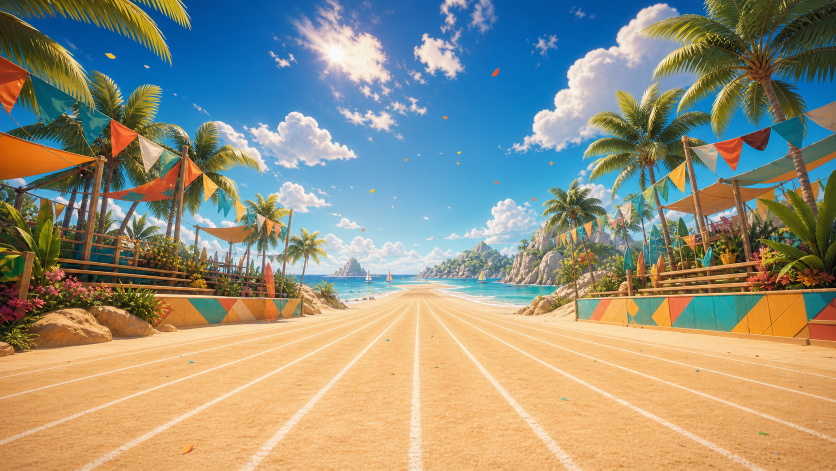
#> input picture assets/generated/beach_track_vista.png, 1672 x 941 px, given in place of ostrich_dash_icon.png, which was not available (shown at 1/2 size)
$ python build_play_store_assets.py
#> lines starting #> are read from the running program, lines starting #| are printed output that depends on the picture; pictures that were not available may be replaced by others from this repository, and a replacement may not be noted
#!/usr/bin/env python3
"""Build Google Play Console listing assets from genuine in-game captures.

The feature graphic and icon are promotional art. Every file placed in a
screenshot directory is an uncomposited frame captured from the running game.
"""

from __future__ import annotations

from pathlib import Path

from PIL import Image, ImageOps

ROOT = Path(__file__).resolve().parents[1]
ART = ROOT / "assets" / "generated"
OUT = ROOT / "store" / "google-play"
CAPTURES = OUT / "source-captures"

GAMEPLAY_CAPTURES = [
    ("01_classic_stadium_gameplay", CAPTURES / "biome_0_classic_stadium.png"),
    ("02_beach_track_gameplay", CAPTURES / "biome_1_beach_track.png"),
    ("03_night_games_gameplay", CAPTURES / "biome_2_night_games.png"),
    ("04_desert_circuit_gameplay", CAPTURES / "biome_3_desert_circuit.png"),
    ("05_snow_games_gameplay", CAPTURES / "biome_4_snow_games.png"),
    ("06_jungle_track_gameplay", CAPTURES / "biome_5_jungle_track.png"),
]
ICON = ART / "ostrich_dash_icon.png"
KEY_ART = ART / "ostrich_dash_key_art.png"


def save_png(image: Image.Image, path: Path) -> None:
    path.parent.mkdir(parents=True, exist_ok=True)
    rgb = image.convert("RGB")
    rgb.save(path, format="PNG", optimize=True)


def cover(image: Image.Image, size: tuple[int, int]) -> Image.Image:
    return ImageOps.fit(image.convert("RGB"), size, method=Image.Resampling.LANCZOS)


def validate_gameplay_capture(image: Image.Image, path: Path) -> None:
    width, height = image.size
    if width < 320 or height < 320 or width > 3840 or height > 3840:
        raise ValueError(f"{path} is outside Google Play's 320-3840 px limits: {image.size}")
    if width * 9 != height * 16:
        raise ValueError(f"{path} must be an uncropped 16:9 game capture, got {image.size}")


def clear_old_screenshots(directory: Path) -> None:
    directory.mkdir(parents=True, exist_ok=True)
    for path in directory.glob("*.png"):
        path.unlink()


def main() -> None:
    icon = Image.open(ICON)
#> icon is the input picture: PIL image 1672x941 RGB; mean R, G, B 148.1, 146, 127.6
    save_png(cover(icon, (512, 512)), OUT / "icon" / "app_icon_512.png")
#> in cover, `return ImageOps.fit(image.convert("RGB"), size, method=Image.Resamplin..`:
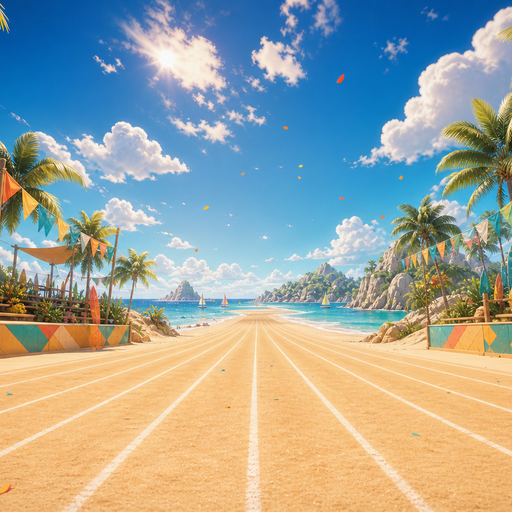
#> returned value: PIL image 512x512 RGB; mean R, G, B 157.7, 165.7, 159

    key = Image.open(KEY_ART)
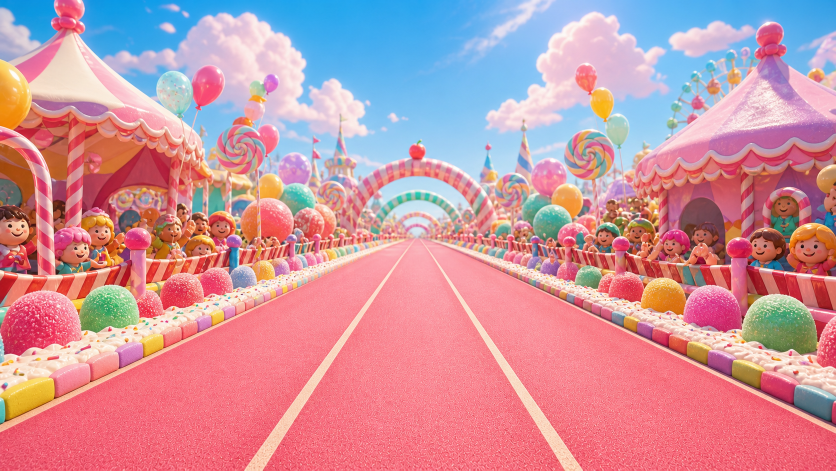
#> input picture assets/generated/candy_carnival_vista.png, 1672 x 941 px, given in place of ostrich_dash_key_art.png, which was not available (shown at 1/2 size)
#> key is the input picture: PIL image 1672x941 RGB; mean R, G, B 202.9, 147.3, 158.7
    save_png(cover(key, (1024, 500)), OUT / "feature-graphic" / "feature_graphic_1024x500.png")
#> call 2 of cover, with size = (1024, 500)
#> in cover (call 2), `return ImageOps.fit(image.convert("RGB"), size, method=Image.Resamplin..`:
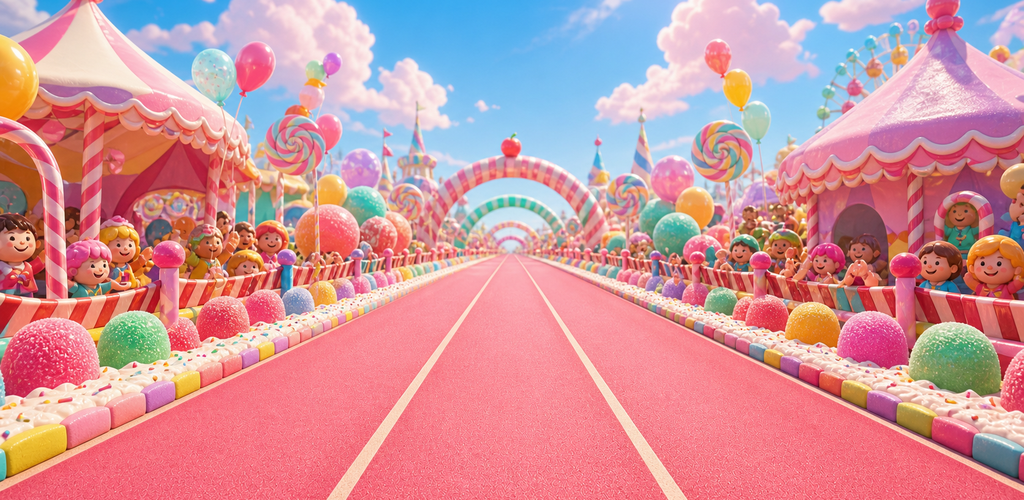
#> returned value: PIL image 1024x500 RGB; mean R, G, B 207.8, 148.3, 155.8

    phone_dir = OUT / "phone"
    tab7 = OUT / "tablet-7"
    tab10 = OUT / "tablet-10"

    for directory in (phone_dir, tab7, tab10):
        clear_old_screenshots(directory)

    for stem, path in GAMEPLAY_CAPTURES:
        if not path.exists():
            raise FileNotFoundError(
                f"Missing {path}. Run tests/art_capture.gd with --store-listing first."
            )
        with Image.open(path) as capture:
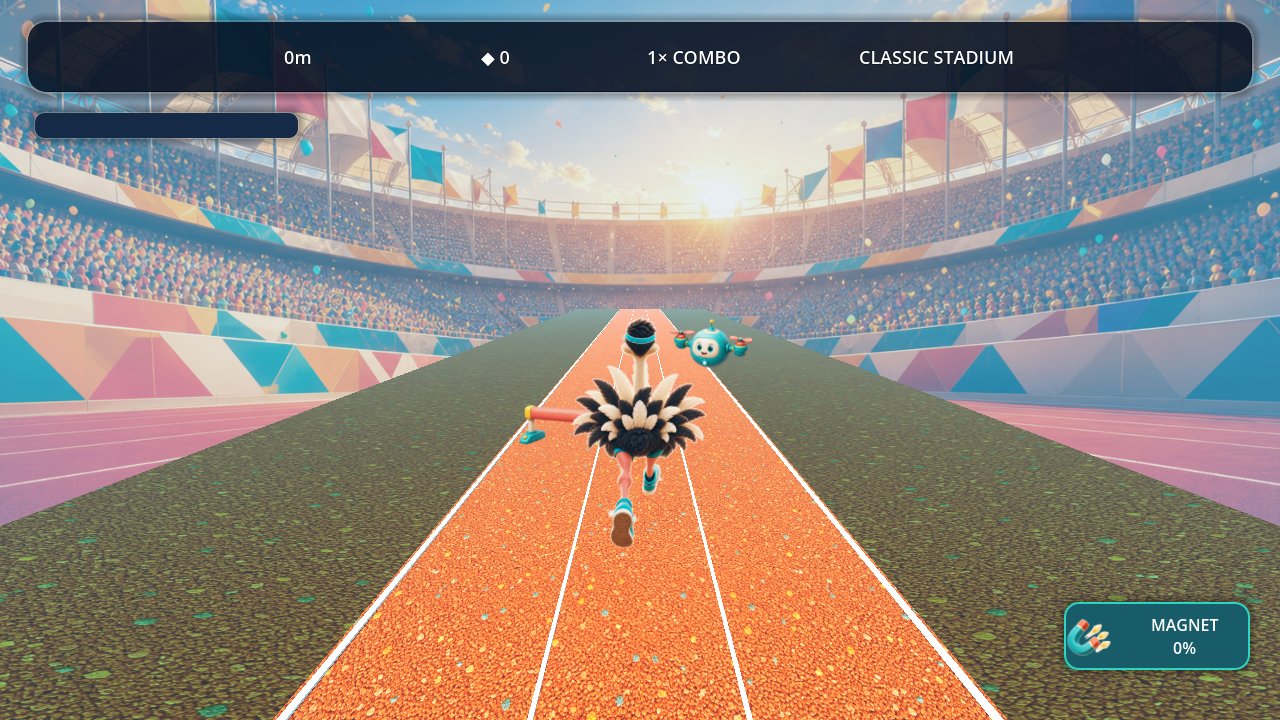
#> input picture ostrich-dash/store/google-play/source-captures/biome_0_classic_stadium.png, 1280 x 720 px
#> capture is the input picture: PIL image 1280x720 RGBA; mean R, G, B, A 144.8, 132.2, 123.4, 255
            validate_gameplay_capture(capture, path)
            # Do not crop, blur, add copy, or composite promotional artwork here.
            # Google Play screenshots must show the actual in-app experience.
            for directory, suffix in (
                (phone_dir, "phone"),
                (tab7, "tablet7"),
                (tab10, "tablet10"),
            ):
                save_png(capture, directory / f"{stem}_{suffix}_16x9.png")

    print(f"Wrote six genuine gameplay screenshots per device class under {OUT}")


if __name__ == "__main__":
#> (the run stopped early here; a loop or call above may not have finished)
